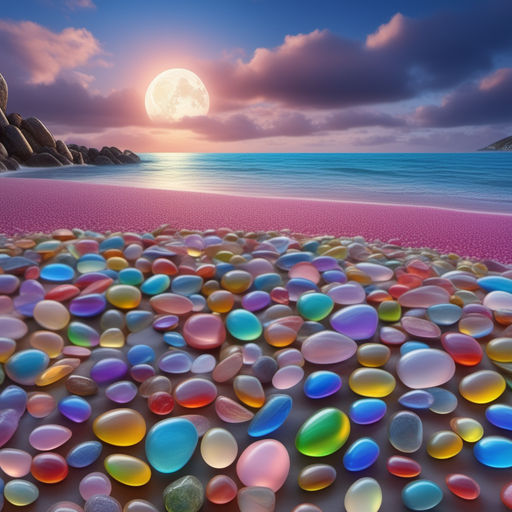
#> input picture sun.jpeg, 512 x 512 px
$ python 2c.py
#> lines starting #> are read from the running program, lines starting #| are printed output that depends on the picture
import cv2
import numpy as np
import matplotlib.pyplot as plt

original_image = cv2.imread('sun.jpeg', cv2.IMREAD_GRAYSCALE)
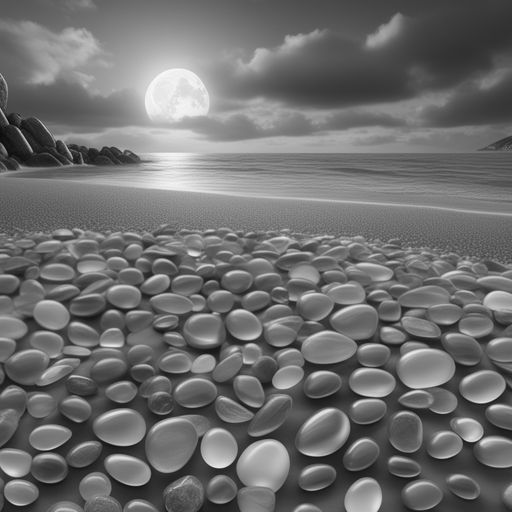
#> original_image: shape (512, 512); min 5, max 251, mean 110

last_three_bits_image = original_image & 0b11100000
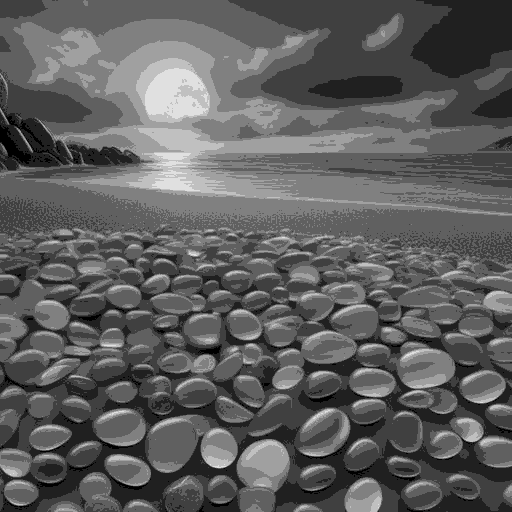
#> last_three_bits_image: shape (512, 512); min 0, max 224, mean 94.4

difference_image = original_image - last_three_bits_image
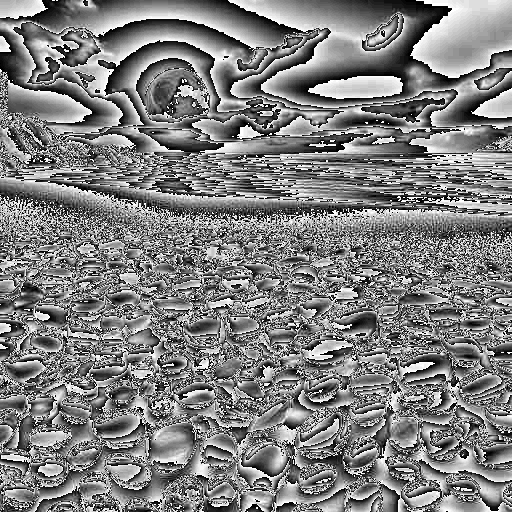
#> difference_image: shape (512, 512); min 0, max 31, mean 15.6; drawn with min black and max white

plt.figure(figsize=(12, 6))

plt.subplot(1, 3, 1)
plt.imshow(original_image, cmap='gray')
plt.title('Original Image')
plt.axis('off')

plt.subplot(1, 3, 2)
plt.imshow(last_three_bits_image, cmap='gray')
plt.title('Last Three Bits (MSB)')
plt.axis('off')

plt.subplot(1, 3, 3)
plt.imshow(difference_image, cmap='gray')
plt.title('Difference Image')
plt.axis('off')

plt.tight_layout()
plt.show()
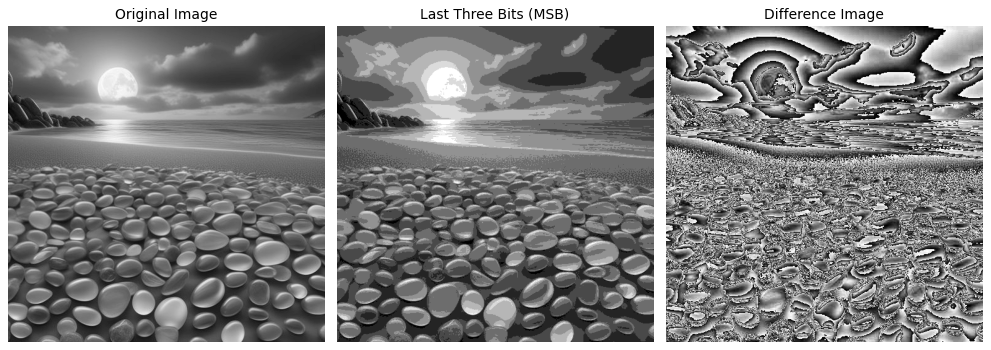
#> figure drawn by matplotlib, 3 panels
